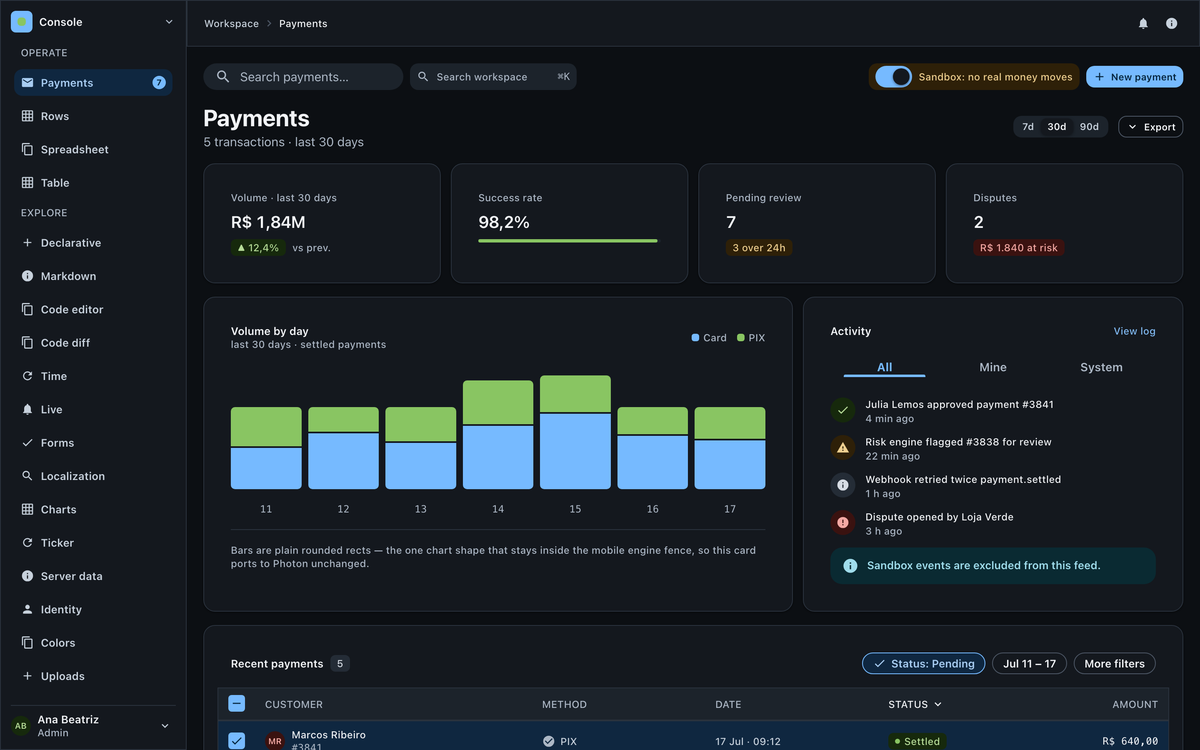
#> input picture assets/readme/web-dashboard.png, 1200 x 750 px
$ python -i readme-captures.py   (imports and definitions only)
#> lines starting #> are read from the running program, lines starting #| are printed output that depends on the picture
#!/usr/bin/env python3
"""The README's pictures, made from the raw captures scripts/capture-readme.sh takes (#880).

    readme-captures.py ready                       fail when this python3 cannot read a capture
    readme-captures.py check <picture> [...]      fail when a capture drew nothing
    readme-captures.py compose <raw dir> <out dir>  write the pictures the README shows

A capture can be a picture of nothing: the first launch of an app after its install is slow, and a
simulator photographed before the first frame gives a black screen with a status bar on top. Two of
the first six iOS captures were that. So `check` counts the colours under the status bar and refuses
a picture that has almost none, and `compose` checks every capture it reads. A picture of nothing
exits with NOTHING_DRAWN and every other refusal with 1, so scripts/capture-readme.sh waits out an app
that has not drawn yet and stops at once for anything else, saying why.

A still is scaled to twice the width the README draws it at. A phone's and a window's picture get
round corners on a transparent ground, so they sit on GitHub's light page and its dark one alike.

Every picture is still. One that moved would start by itself and go on, and nuget.org, where the
README is every package's readme, gives an animated image no control to stop it: a tour of the
dashboard's pages was a GIF here until that was read.

Needs Pillow (`python3 -m pip install pillow`), and says so when it is not there: `ready` asks only
that, so scripts/capture-readme.sh asks it before it builds anything.
"""
import os
import sys

try:
    from PIL import Image, ImageDraw
except ImportError:
    sys.exit("readme-captures.py needs Pillow: python3 -m pip install pillow")

# A drawn screen holds hundreds of colours under its status bar. A black one holds one or two.
FEWEST_COLOURS = 40

# The exit of a picture of nothing, the one refusal taking the picture again can cure.
NOTHING_DRAWN = 3

STILLS = (
    ("web-dark-payments", "web-dashboard.png", 1200),
    ("web-dark-charts", "web-charts.png", 1200),
    ("web-dark-diff", "web-code-diff.png", 1200),
    ("web-light-form", "web-forms.png", 1200),
)
WINDOWS = (
    ("desktop-dark-charts", "desktop-gallery.png"),
    ("desktop-light-buttons", "desktop-gallery-light.png"),
)
PHONES = (
    ("ios-dark-home", "ios-home.png"),
    ("ios-light-detail", "ios-transfer.png"),
    ("android-dark-transactions", "android-transactions.png"),
    ("android-dark-cards", "android-cards.png"),
)


def colours_drawn(image):
    """How many colours a picture holds under its top twelfth, where a status bar is."""
    body = image.convert("RGB").crop((0, image.height // 12, image.width, image.height)).resize((80, 160))
    return len(body.getcolors(80 * 160))


def checked(path):
#> called with path = '../assets/readme/web-dashboard.png'
    if not os.path.isfile(path):
        sys.exit(f"{path}: no capture there. Take it with scripts/capture-readme.sh")
    image = Image.open(path)
#> image is the input picture: PIL image 1200x750 RGB; mean R, G, B 28.1, 36.4, 42.7
    drawn = colours_drawn(image)
#> in colours_drawn, `body = image.convert("RGB").crop((0, image.height // 12, image.width, ..`:
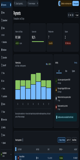
#> body: PIL image 80x160 RGB; mean R, G, B 28.7, 37.3, 43.6
#> drawn = 1556
    if drawn < FEWEST_COLOURS:
        print(f"{path}: a picture of nothing ({drawn} colours under its status bar). Take it again", file=sys.stderr)
        sys.exit(NOTHING_DRAWN)
    return image.convert("RGB")


def scaled(image, width):
    return image.resize((width, round(image.height * width / image.width)), Image.LANCZOS)


# [39 lines left out: functions rounded, compose, main, not called in this run]


# [2 lines not run here, left out]

>>> result = checked('../assets/readme/web-dashboard.png')
